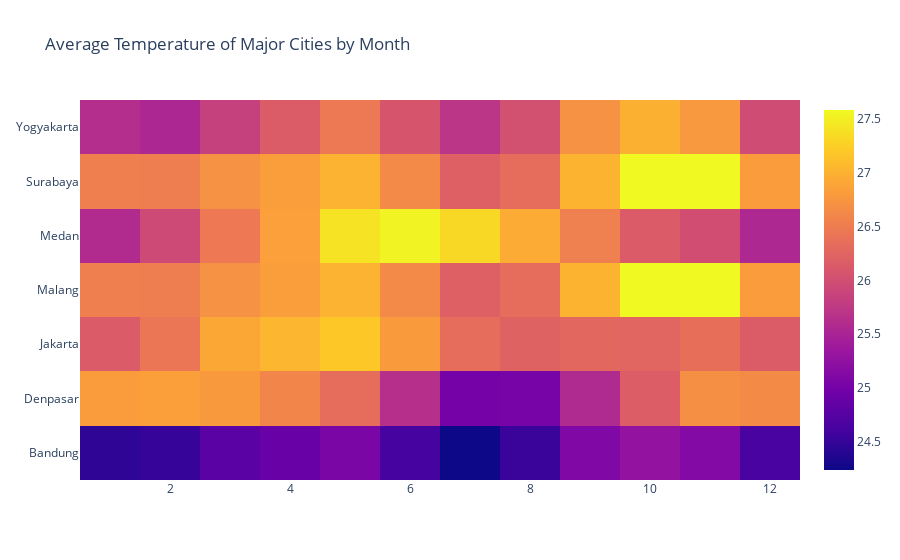

The cell this chart's notebook holds for it:
### Code cell
fig = go.Figure(data=data,layout=layout)
fig.show()

### Figure 1 — Plotly figure (JSON) as saved in the notebook; plotly's stock layout.template omitted (floating-point values rounded to 4 significant figures)
{"data": [{"type": "heatmap", "x": [1, 2, 3, 4, 5, 6, 7, 8, 9, 10, 11, 12, 1, 2, 3, 4, 5, 6, 7, 8, 9, 10, 11, 12, 1, 2, 3, 4, 5, 6, 7, 8, 9, 10, 11, 12, 1, 2, 3, 4, 5, 6, 7, 8, 9, 10, 11, 12, 1, 2, 3, 4, 5, 6, 7, 8, 9, 10, 11, 12, 1, 2, 3, 4, 5, 6, 7, 8, 9, 10, 11, 12, 1, 2, 3, 4, 5, 6, 7, 8, 9, 10, 11, 12], "y": ["Bandung", "Bandung", "Bandung", "Bandung", "Bandung", "Bandung", "Bandung", "Bandung", "Bandung", "Bandung", "Bandung", "Bandung", "Denpasar", "Denpasar", "Denpasar", "Denpasar", "Denpasar", "Denpasar", "Denpasar", "Denpasar", "Denpasar", "Denpasar", "Denpasar", "Denpasar", "Jakarta", "Jakarta", "Jakarta", "Jakarta", "Jakarta", "Jakarta", "Jakarta", "Jakarta", "Jakarta", "Jakarta", "Jakarta", "Jakarta", "Malang", "Malang", "Malang", "Malang", "Malang", "Malang", "Malang", "Malang", "Malang", "Malang", "Malang", "Malang", "Medan", "Medan", "Medan", "Medan", "Medan", "Medan", "Medan", "Medan", "Medan", "Medan", "Medan", "Medan", "Surabaya", "Surabaya", "Surabaya", "Surabaya", "Surabaya", "Surabaya", "Surabaya", "Surabaya", "Surabaya", "Surabaya", "Surabaya", "Surabaya", "Yogyakarta", "Yogyakarta", "Yogyakarta", "Yogyakarta", "Yogyakarta", "Yogyakarta", "Yogyakarta", "Yogyakarta", "Yogyakarta", "Yogyakarta", "Yogyakarta", "Yogyakarta"], "z": [24.46, 24.51, 24.78, 24.9, 25.06, 24.62, 24.24, 24.53, 25.1, 25.27, 25.13, 24.63, 26.81, 26.84, 26.78, 26.6, 26.34, 25.65, 25.01, 25.03, 25.58, 26.17, 26.69, 26.64, 26.14, 26.44, 26.9, 27.04, 27.19, 26.79, 26.34, 26.22, 26.27, 26.26, 26.36, 26.15, 26.52, 26.51, 26.71, 26.82, 27.01, 26.64, 26.2, 26.34, 27.02, 27.58, 27.58, 26.81, 25.59, 25.95, 26.46, 26.85, 27.41, 27.54, 27.31, 26.95, 26.53, 26.14, 26.0, 25.55, 26.52, 26.51, 26.71, 26.82, 27.01, 26.64, 26.2, 26.34, 27.02, 27.58, 27.58, 26.81, 25.62, 25.54, 25.84, 26.15, 26.46, 26.08, 25.71, 26.02, 26.71, 26.99, 26.77, 25.98]}], "layout": {"title": {"text": "Average Temperature of Major Cities by Month"}}}
